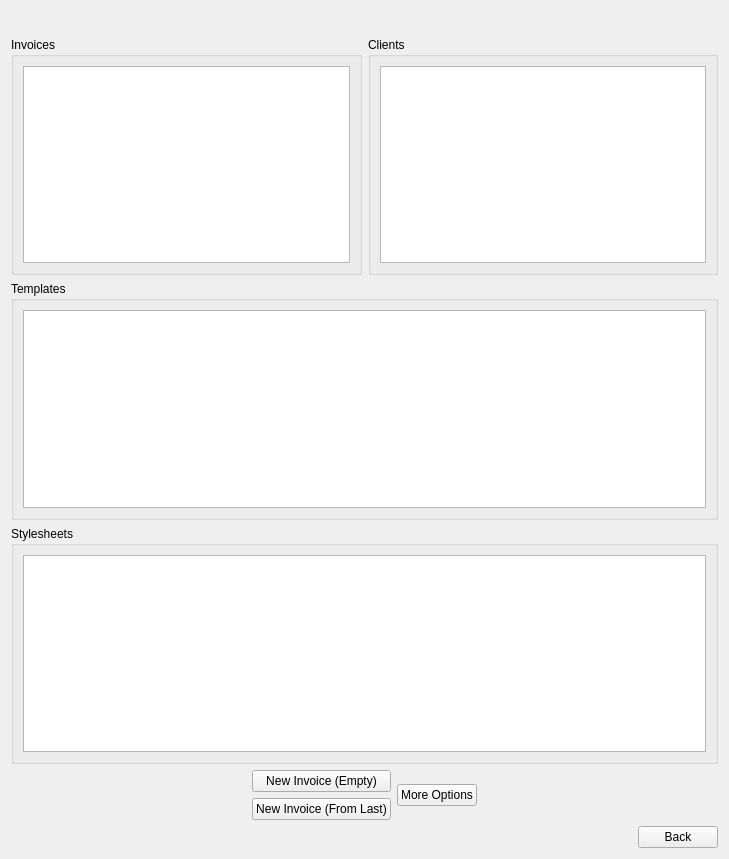
<?xml version="1.0" encoding="UTF-8"?>
<ui version="4.0">
 <class>MainPage</class>
 <widget class="QWidget" name="MainPage">
  <property name="geometry">
   <rect>
    <x>0</x>
    <y>0</y>
    <width>729</width>
    <height>859</height>
   </rect>
  </property>
  <property name="windowTitle">
   <string>Form</string>
  </property>
  <layout class="QVBoxLayout" name="verticalLayout_6">
   <item>
    <widget class="TitleBarWidget" name="titleBarWidget" native="true"/>
   </item>
   <item>
    <spacer name="verticalSpacer">
     <property name="orientation">
      <enum>Qt::Vertical</enum>
     </property>
     <property name="sizeType">
      <enum>QSizePolicy::Fixed</enum>
     </property>
     <property name="sizeHint" stdset="0">
      <size>
       <width>20</width>
       <height>20</height>
      </size>
     </property>
    </spacer>
   </item>
   <item>
    <layout class="QHBoxLayout" name="horizontalLayout">
     <item>
      <widget class="QGroupBox" name="groupBox">
       <property name="title">
        <string>Invoices</string>
       </property>
       <layout class="QVBoxLayout" name="verticalLayout">
        <item>
         <widget class="QTableView" name="invoiceContentView"/>
        </item>
       </layout>
      </widget>
     </item>
     <item>
      <widget class="QGroupBox" name="groupBox_2">
       <property name="title">
        <string>Clients</string>
       </property>
       <layout class="QVBoxLayout" name="verticalLayout_2">
        <item>
         <widget class="QTableView" name="clientsView"/>
        </item>
       </layout>
      </widget>
     </item>
    </layout>
   </item>
   <item>
    <widget class="QGroupBox" name="groupBox_4">
     <property name="title">
      <string>Templates</string>
     </property>
     <layout class="QVBoxLayout" name="verticalLayout_5">
      <item>
       <widget class="QTableView" name="templatesView"/>
      </item>
     </layout>
    </widget>
   </item>
   <item>
    <widget class="QGroupBox" name="groupBox_3">
     <property name="title">
      <string>Stylesheets</string>
     </property>
     <layout class="QVBoxLayout" name="verticalLayout_3">
      <item>
       <widget class="QTableView" name="stylesheetsView"/>
      </item>
     </layout>
    </widget>
   </item>
   <item>
    <layout class="QHBoxLayout" name="horizontalLayout_3">
     <item>
      <spacer name="horizontalSpacer_3">
       <property name="orientation">
        <enum>Qt::Horizontal</enum>
       </property>
       <property name="sizeHint" stdset="0">
        <size>
         <width>40</width>
         <height>20</height>
        </size>
       </property>
      </spacer>
     </item>
     <item>
      <layout class="QVBoxLayout" name="verticalLayout_4">
       <item>
        <widget class="QPushButton" name="newInvoiceFromEmptyButton">
         <property name="text">
          <string>New Invoice (Empty)</string>
         </property>
        </widget>
       </item>
       <item>
        <widget class="QPushButton" name="newInvoiceFromLastButton">
         <property name="text">
          <string>New Invoice (From Last)</string>
         </property>
        </widget>
       </item>
      </layout>
     </item>
     <item>
      <widget class="QPushButton" name="moreButton">
       <property name="text">
        <string>More Options</string>
       </property>
      </widget>
     </item>
     <item>
      <spacer name="horizontalSpacer_4">
       <property name="orientation">
        <enum>Qt::Horizontal</enum>
       </property>
       <property name="sizeHint" stdset="0">
        <size>
         <width>40</width>
         <height>20</height>
        </size>
       </property>
      </spacer>
     </item>
    </layout>
   </item>
   <item>
    <layout class="QHBoxLayout" name="horizontalLayout_4">
     <item>
      <widget class="DbStatusForm" name="dbStatusWidget" native="true"/>
     </item>
     <item>
      <widget class="QPushButton" name="backButton">
       <property name="sizePolicy">
        <sizepolicy hsizetype="Fixed" vsizetype="Fixed">
         <horstretch>0</horstretch>
         <verstretch>0</verstretch>
        </sizepolicy>
       </property>
       <property name="text">
        <string>Back</string>
       </property>
      </widget>
     </item>
    </layout>
   </item>
  </layout>
 </widget>
 <customwidgets>
  <customwidget>
   <class>DbStatusForm</class>
   <extends>QWidget</extends>
   <header>ui/DbStatusForm.h</header>
   <container>1</container>
  </customwidget>
  <customwidget>
   <class>TitleBarWidget</class>
   <extends>QWidget</extends>
   <header>ui/TitleBarWidget.h</header>
   <container>1</container>
  </customwidget>
 </customwidgets>
 <resources/>
 <connections/>
</ui>
